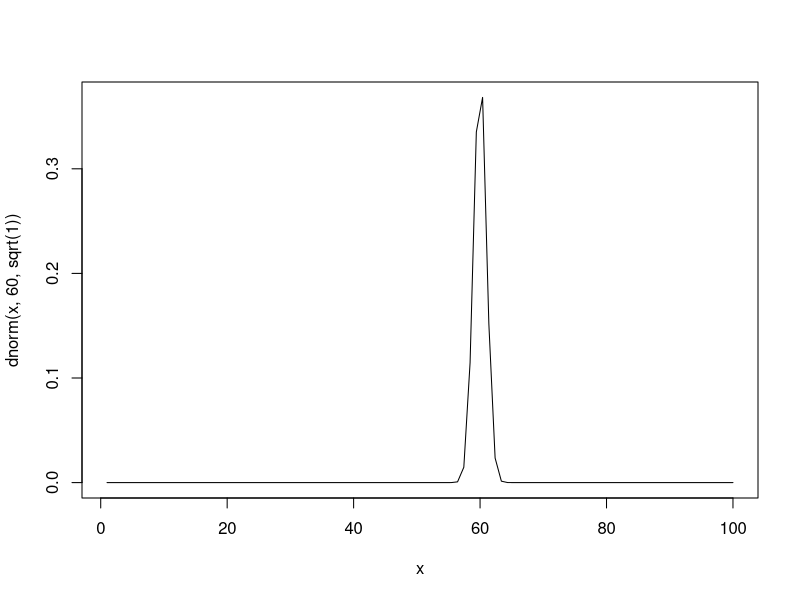
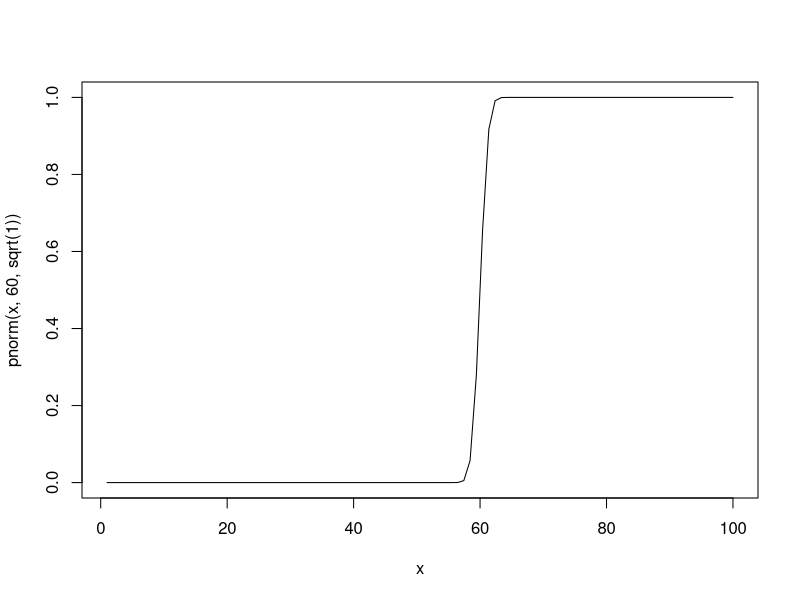

Reproduce these figures in R, in order.
# Una variable tiene una distribución normal con media 60 y varianza 1.
# 
# a) ¿Qué valor de la variable aleatoria X deja el 87.9% de la distribución a la
# derecha?
qnorm(0.879, 60, sqrt(1), lower.tail = F) # 58.83 -> forma 1
qnorm(1 - 0.879, 60, sqrt(1)) # 58.83 -> forma 2

# b) ¿Qué valor de la variable aleatoria X deja el 10% de la distribución a la
# izquierda?
qnorm(0.1, 60, sqrt(1)) # 58.71845

# c) Dibuja la función de probabilidad y de distribución
curve(dnorm(x, 60, sqrt(1)), 1, 100)
curve(pnorm(x, 60, sqrt(1)), 1, 100)